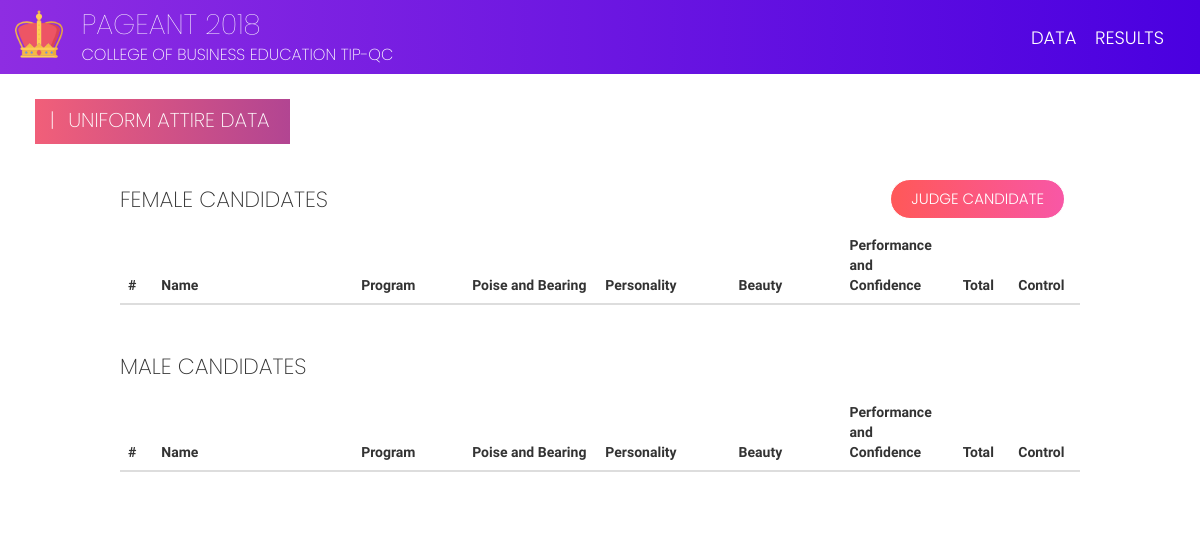
/candidates/uniform_attire/list (signed in), run on an earlier commit of the app's database.
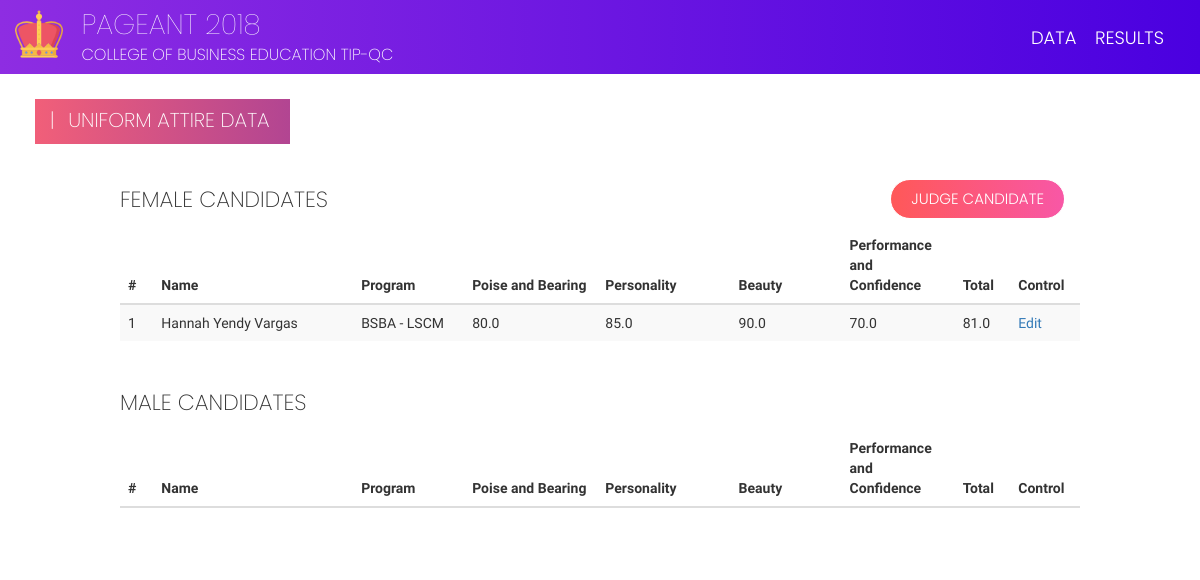
And on a later commit of the database.
### candidates/models.py (models this page shows, shortened)
class UniformAttire(models.Model):
    candidate = models.ForeignKey(Candidate, on_delete=models.CASCADE)
    judge = models.ForeignKey(User, on_delete=models.CASCADE)
    poise_and_bearing = models.FloatField(validators=[MaxValueValidator(100), MinValueValidator(0)])
    personality = models.FloatField(validators=[MaxValueValidator(100), MinValueValidator(0)])
    beauty = models.FloatField(validators=[MaxValueValidator(100), MinValueValidator(0)])
    performance_and_confidence = models.FloatField(validators=[MaxValueValidator(100), MinValueValidator(0)])
    total = models.FloatField(null=True)

class Candidate(models.Model):
    idx = models.IntegerField(null=True)
    picture = models.ImageField(default="default.png")
    first_name = models.CharField(max_length=50)
    last_name = models.CharField(max_length=50)
    program = models.CharField(max_length=50)
    sex = models.CharField(max_length=8, choices=(('Male', 'Male'), ('Female', 'Female')))
    order = models.IntegerField(null=True)
    class Meta:
        ordering = ('idx', 'sex')

### candidates/views.py (the view)
# urls.py: path('uniform_attire/list', views.uniform_attire_list, name='uniform_attire_list'),
@login_required(login_url='admin:login')
def uniform_attire_list(request):
    data = UniformAttire.objects.filter(judge=request.user).order_by('-total')
    return render(request, 'candidates/uniform_attire_list.html', {'data': data})

### candidates/templates/candidates/uniform_attire_list.html (shortened to what this page needs)
{% extends 'add.html' %}
{% load static %}
{% block form %}
<link href="{% static 'css/add.css' %}" rel="stylesheet"/>
<div class="page-label-box">
    <h2 class="page-label">|<span style="padding-right: 8px;">  </span>Uniform Attire Data</h2>
</div>
<a id="btn-transact" class="btn btn-x btn-t-x" href="{% url 'candidates:uniform_attire_add' %}">Judge Candidate</a>
<div class="row" id="table-content">
    <h3 class="table-label-x">Female Candidates</h3>
    <table class="table table-striped">
        <thead>
        <tr>
            <th scope="col" style="width: 3%;">#</th>
            <th scope="col" style="width: 18%;">Name</th>
            <th scope="col" style="width: 10%;">Program</th>
            <th scope="col" style="width: 12%;">Poise and Bearing</th>
            <th scope="col" style="width: 12%;">Personality</th>
            <th scope="col" style="width: 10%;">Beauty</th>
            <th scope="col" style="width: 10%;">Performance and Confidence</th>
            <th scope="col" style="width: 5%;">Total</th>
            <th scope="col" style="width: 5%;">Control</th>
        </tr>
        </thead>
        <tbody>
        {% for each in data %}
        {% if each.candidate.sex == 'Female' %}
        <tr>
            <th scope="row">{{ each.candidate.idx }}</th>
            <td>{{ each.candidate.first_name }}<span> </span>{{ each.candidate.last_name }}</td>
            <td>{{ each.candidate.program }}</td>
            <td>{{ each.poise_and_bearing }}</td>
            <td>{{ each.personality }}</td>
            <td>{{ each.beauty }}</td>
            <td>{{ each.performance_and_confidence }}</td>
            <td>{{ each.total }}</td>
            <td><a href="{% url 'candidates:uniform_attire_detail' pk=each.pk %}">Edit</a></td>
        </tr>
        {% endif %}
        {% endfor %}
        </tbody>
    </table>
    <h3 class="table-label-x table-label-male">Male Candidates</h3>
    <table class="table table-striped">
        <thead>
        <tr>
            <th scope="col" style="width: 3%;">#</th>
            <th scope="col" style="width: 18%;">Name</th>
            <th scope="col" style="width: 10%;">Program</th>
            <th scope="col" style="width: 12%;">Poise and Bearing</th>
            <th scope="col" style="width: 12%;">Personality</th>
            <th scope="col" style="width: 10%;">Beauty</th>
            <th scope="col" style="width: 10%;">Performance and Confidence</th>
            <th scope="col" style="width: 5%;">Total</th>
            <th scope="col" style="width: 5%;">Control</th>
        </tr>
        </thead>
    </table>
</div>
{% endblock %}

What changed in the data, as far as the page shows it:
added UniformAttire: candidate.idx "1", candidate.first_name "Hannah Yendy", candidate.last_name "Vargas", candidate.program "BSBA - LSCM", poise_and_bearing "80.0", personality "85.0", beauty "90.0", performance_and_confidence "70.0", total "81.0"
